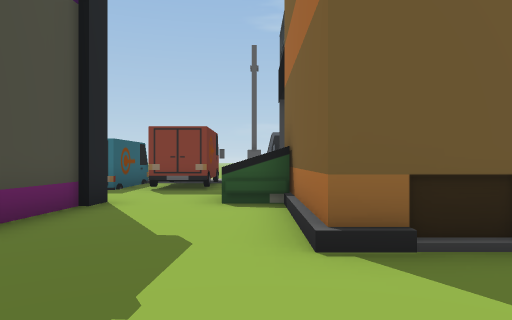
[1] (above)

24 first-person views from a walk through a Unity game level. The camera is 1.4 m above the floor, looks level and sees 70° across. The floor is counted in squares, 2 m on a side. Each view is taken from the middle of a square. On the plan, view 1 faces up. The plan holds only what a view shows up to about 11 squares ahead; the rest is blank. The place goes on beyond the plan. The player is left out.

[2]
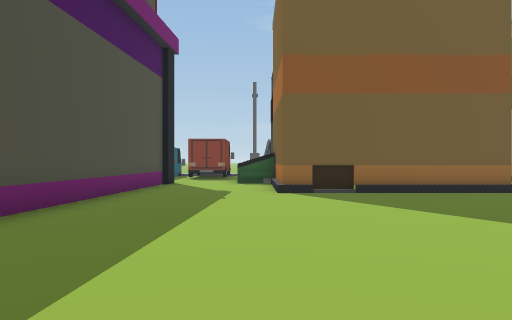

[3]
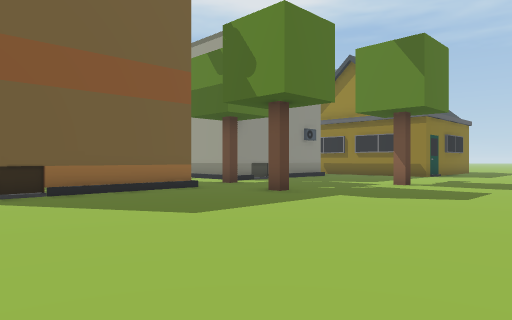

[4]
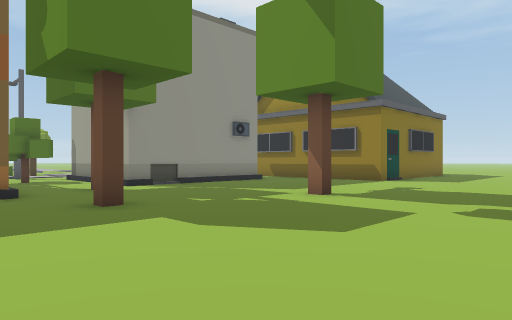

[5]
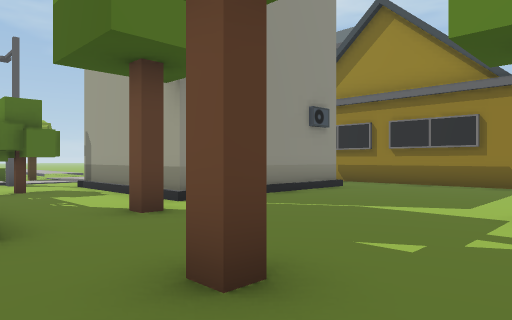

[6]
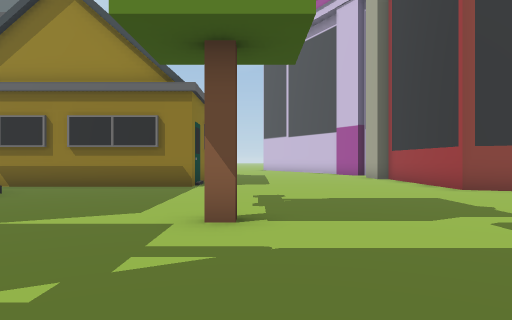

[7]
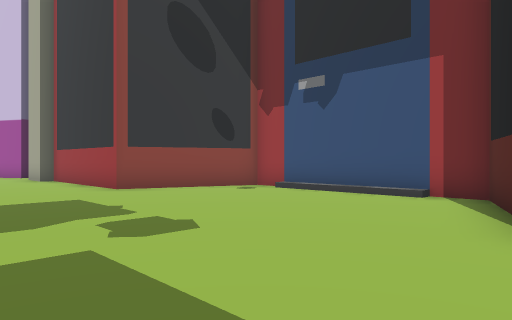

[8]
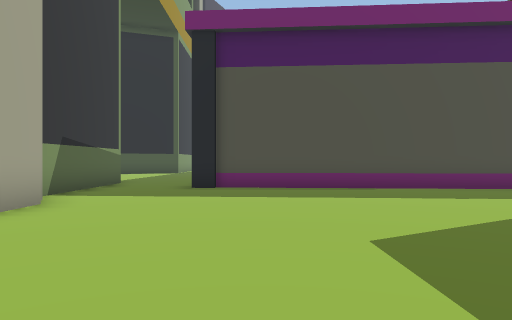

[9]
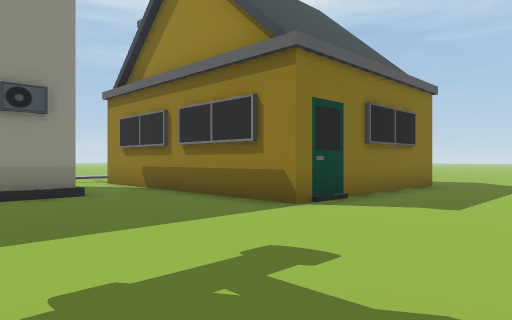

[10]
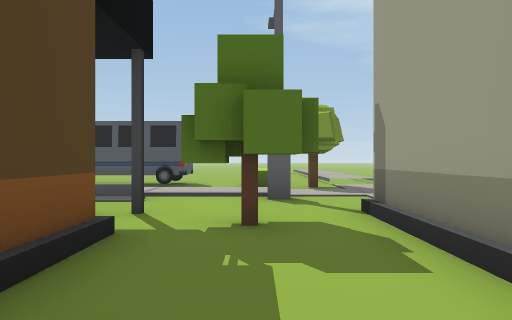

[11]
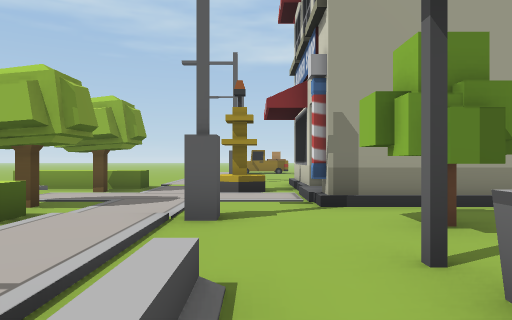

[12]
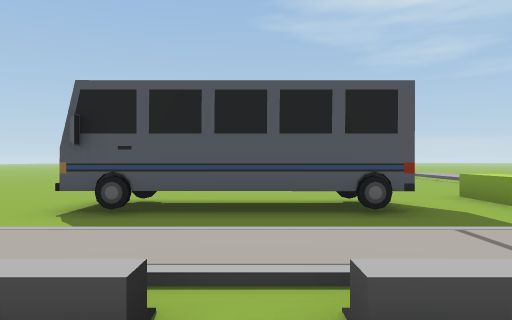

[13]
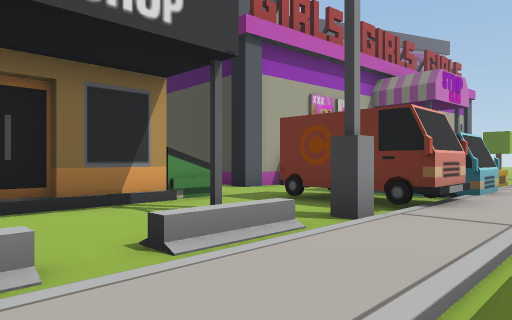

[14]
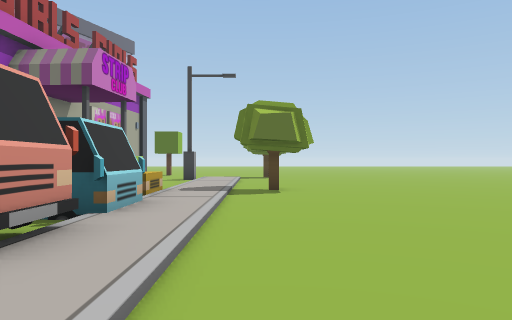

[15]
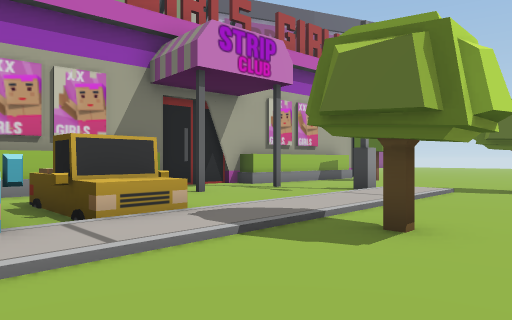

[16]
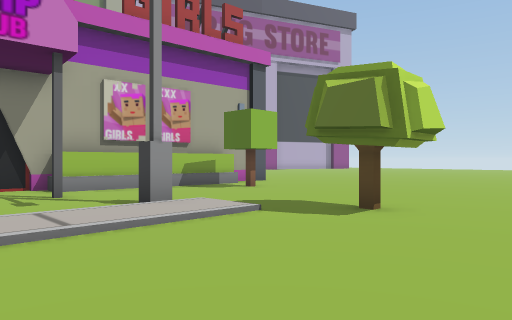

[17]
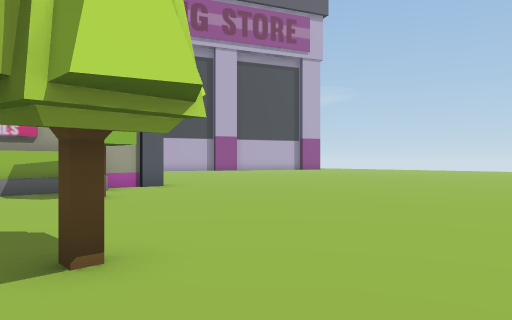

[18]
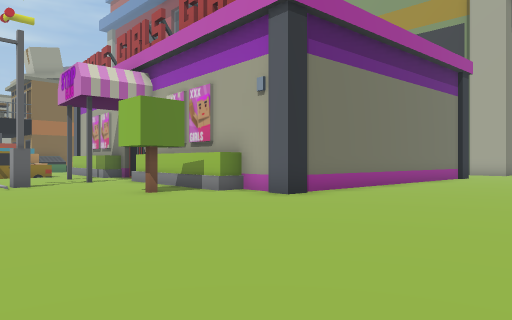

[19]
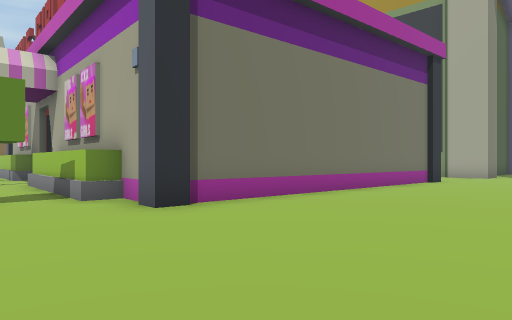

[20]
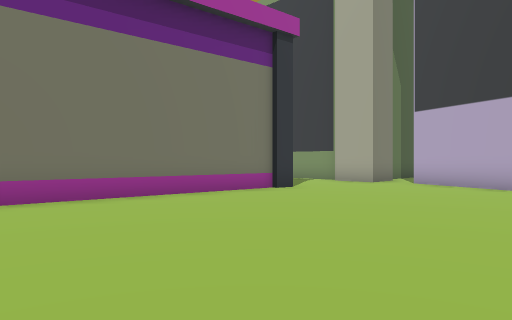

[21]
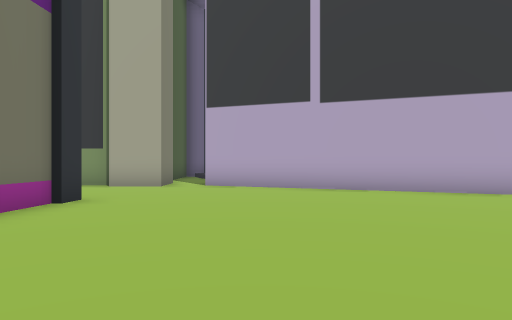

[22]
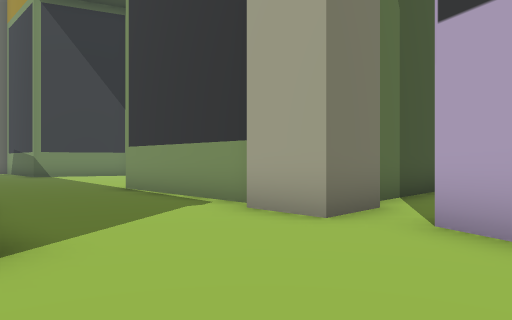

[23]
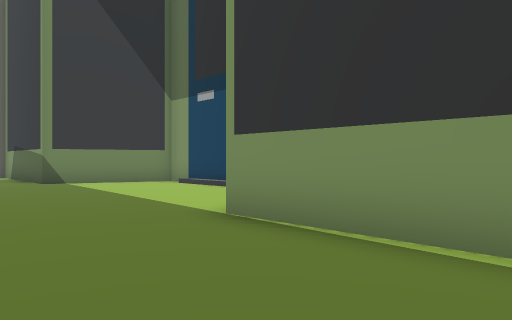

[24]
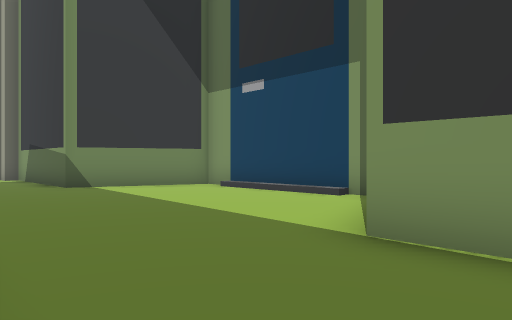

### Floor plan
Points are (right, up) in squares from view 1. A wall is a line through its corners. A room is listed if a view was taken in it or the views show most of it. See-through windows are left out.
Room 1 (views 1, 2, 3, 4, 5, 6, 7, 8, 9, 10)
walls: (5.6, 2.9) (0.6, 2.9) (0.6, 6.6); (13.6, 4.5) (8.6, 4.5) (8.6, 9.1); (7, -7.5) (7.6, -9.3) (13.3, -9.3) (14.6, -5.7) (17.8, -5.7); (5.5, 7.4) (5.5, 6); (0.1, -5.4) (1.1, -5.4); (-3.2, -3) (-3.2, -3.6); (21.6, 0.7) (15.6, 0.7) (15.6, 7.9); (-2.7, 5.6) (-3.3, -3); (-2.5, 6.2) (-2.5, 5.5); (-3.1, 7.1) (-2.5, 7.1); (-4, 6.1) (-3.2, 6); (-5.1, -6.1) (-1, -6.1)
ways out: opening at (-4.5, -4.5) to room 2; opening at (-2.5, 8) to room 2; opening at (7, 7.7) to room 2; opening at (14.5, 9) to room 2
objects: dumpster (0, 6) to (0, 7); tree (6, 1); tree (7, 8); tree (8, 4); tree (10, -1)
Room 2 (views 11, 12, 13, 14, 15, 16, 17, 18, 19, 20, 21, 22, 23, 24)
walls: (-6.4, 6.9) (-5.4, 6.8); (-11.6, 6.6) (-11, 6.6); (-0.2, 10.8) (0.1, 10.8) (0.1, 10.4); (0.5, 7.4) (3.1, 7.4); (-12.3, 10.4) (-12.3, 10.8) (-11.9, 10.8) (-11.9, 10.4); (2.2, 7.1) (3, 7.1); (-17.7, 7.1) (-16.5, 7) (-16.4, 7.6) (-11.5, 7.2) (-11.6, 6.4) (-9.1, 6.3); (-18.2, 7.1) (-17.6, 7.1); (-18.3, 6.6) (-18.2, 7.4); (7.6, 10.5) (7.2, 10.5) (7.2, 10.9); (8.6, 8.9) (9.1, 8.9); (8.6, 9.1) (9.5, 9.1); (-18.7, -2) (-18.1, 6.6); (10.5, 8.9) (13.4, 8.9); (-18.9, -2.5) (-18.9, -1.9); (-11.5, -9.6) (-6.4, -9.6) (-5.1, -6.1); (-18, -6.1) (-13.2, -6.1); (-19.5, -7.1) (-19.5, -5.7) (-18, -5.7); (-19.3, -10.5) (-19.1, -7.9); (-25.6, -4) (-20.5, -6.1)
low walls: (5, 10.5) (4.5, 10.5)
ways out: opening at (-4.5, -4.5) to room 1; opening at (-2.5, 8) to room 1; opening at (7, 7.7) to room 1; opening at (14.5, 9) to room 1
objects: tree (-16, 9); tree (-14, 13); tree (-8, 13); other object (-7, 9) to (-6, 11); van (-4, 9) to (-4, 11); van (-2, 11) to (-1, 11); bus (1, 14) to (5, 15); bin (5, 9); other object (7, 13) to (7, 16); tree (8, 13); other object (11, 10) to (12, 11); tree (11, 13); other object (12, 13) to (12, 16)

Where each view was taken, in squares from view 1:
view 1: 0 up, 0 right, facing up
view 2: 5 down, 0 right, facing up
view 3: 5 down, 0 right, facing up-right
view 4: 5 down, 4 right, facing up-right
view 5: 1 down, 5 right, facing up-right
view 6: 1 down, 6 right, facing right
view 7: 2 down, 6 right, facing down-right
view 8: 2 down, 6 right, facing left
view 9: 3 down, 11 right, facing up-right
view 10: 4 up, 7 right, facing up
view 11: 10 up, 3 right, facing right
view 12: 9 up, 3 right, facing up
view 13: 13 up, 4 right, facing down-left
view 14: 13 up, 1 right, facing left
view 15: 15 up, 4 left, facing down-left
view 16: 16 up, 9 left, facing down-left
view 17: 16 up, 13 left, facing down-left
view 18: 13 up, 23 left, facing down-right
view 19: 10 up, 23 left, facing down-right
view 20: 5 up, 25 left, facing down-right
view 21: 4 up, 22 left, facing down
view 22: 2 down, 22 left, facing down-right
view 23: 3 down, 17 left, facing down-right
view 24: 3 down, 15 left, facing down-right
